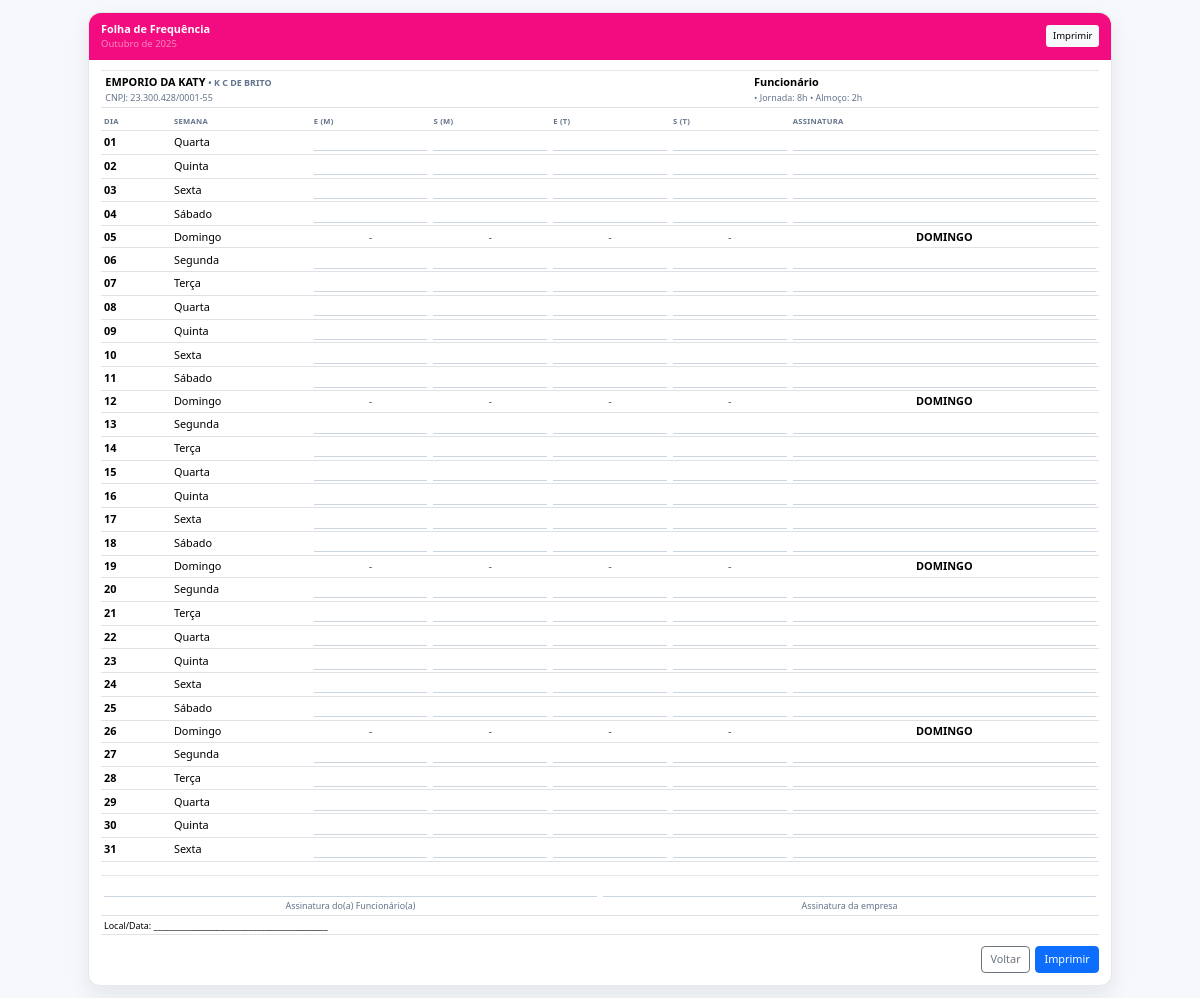
/frequencia/folha/ (signed in), run on the app's committed database.
### camisas/models.py (models this page shows, shortened)
class Empresa(models.Model):
    nome_fantasia = models.CharField(max_length=120)
    razao_social = models.CharField(max_length=180, blank=True, null=True)
    cnpj = models.CharField(max_length=18, blank=True, null=True)
    ie = models.CharField("Inscrição Estadual", max_length=30, blank=True, null=True)
    email = models.EmailField(blank=True, null=True)
    telefone = models.CharField(max_length=30, blank=True, null=True)
    endereco = models.CharField(max_length=180, blank=True, null=True)
    cidade = models.CharField(max_length=80, blank=True, null=True)
    uf = models.CharField(max_length=2, blank=True, null=True)
    logo = SafeImageField(upload_to=logo_upload_to, blank=True, null=True)
    class Meta:
        ordering = ("nome_fantasia",)
    @property
    def logo_has_file(self) -> bool:
        f = getattr(self, "logo", None)
        return bool(f and getattr(f, "name", None))
    def logo_img_tag(self, height: int = 120) -> str:
        """Pré-visualização segura para usar no admin (readonly_fields)."""
        url = self.logo_url_safe
        if not url:
            return "—"
        return mark_safe(
            f'<img src="{url}" style="max-height:{height}px;border:1px solid #eee;padding:4px;border-radius:6px">'
        )
    logo_img_tag.short_description = "Logo"

### camisas/views.py (the view)
# urls.py: path("frequencia/folha/", views.frequencia_folha, name="freq_folha"),
@login_required
def frequencia_folha(request):
    today = timezone.localdate()
    func_default = _funcionario_padrao(request.user)
    if request.method == "GET" and ("func" not in request.GET or "mes" not in request.GET) and func_default:
        return redirect(f"{reverse('camisas:freq_folha')}?func={func_default.id}&mes={today:%Y-%m}")
    try:
        fid = int(request.GET.get("func", "0"))
    except ValueError:
        fid = 0
    mes_str = request.GET.get("mes") or f"{today:%Y-%m}"
    func = Funcionario.objects.filter(pk=fid, ativo=True).first() or func_default
    try:
        ano, mes = mes_str.split("-")
        ref = date(int(ano), int(mes), 1)
    except Exception:
        ref = today.replace(day=1)
        mes_str = f"{ref:%Y-%m}"
    ini, fim = _primeiro_dia_mes(ref), _ultimo_dia_mes(ref)
    WD_LABEL = ["Segunda","Terça","Quarta","Quinta","Sexta","Sábado","Domingo"]
    linhas = []
    d = ini
    while d <= fim:
        wd = d.weekday()  # 0=Seg ... 6=Dom
        linhas.append({
            "data": d,
            "dia": f"{d:%d}",
            "label": WD_LABEL[wd],
            "is_sat": wd == 5,
            "is_sun": wd == 6,
        })
        d += timedelta(days=1)
    empresa = None
    emp_qs = request.GET.get("empresa")
    if emp_qs:
        try:
            empresa = Empresa.objects.filter(pk=int(emp_qs)).first()
        except Exception:
            empresa = None
    if not empresa and func:
        empresa = getattr(func, "empresa", None)
    if not empresa:
        empresa = Empresa.objects.order_by("id").first()
    if empresa:
        empresa_nome = empresa.nome_fantasia or empresa.razao_social or ""
        empresa_razao = empresa.razao_social or ""
        empresa_cnpj = empresa.cnpj or ""
        empresa_ie = empresa.ie or ""
        empresa_email = empresa.email or ""
        empresa_telefone = empresa.telefone or ""
        partes_esq = [empresa.endereco] if empresa.endereco else []
        dir_cityuf = " / ".join([p for p in [empresa.cidade, empresa.uf] if p])
        if dir_cityuf:
            partes_esq.append(dir_cityuf)
        empresa_endereco_full = " - ".join(partes_esq)
        empresa_logo_url = empresa.logo_url_safe if empresa.logo_has_file else ""
    else:
        empresa_nome = empresa_razao = empresa_cnpj = empresa_ie = ""
        empresa_email = empresa_telefone = empresa_endereco_full = ""
        empresa_logo_url = ""
    jornada_min = getattr(func, "jornada_diaria_min", 480)   # 8h
    almoco_min  = getattr(func, "intervalo_almoco_min", 120) # 2h
    def _fmt_horas(m):
        h, r = divmod(int(m or 0), 60)
        return f"{h}h" if r == 0 else f"{h}h{r:02d}"
    ctx = {
        "func": func,
        "mes_ref": ref,
        "mes_str": mes_str,
        "linhas": linhas,
        "jornada_label": _fmt_horas(jornada_min),
        "almoco_label": _fmt_horas(almoco_min),
        "empresa_nome": empresa_nome,
        "empresa_razao": empresa_razao,
        "empresa_cnpj": empresa_cnpj,
        "empresa_ie": empresa_ie,
        "empresa_email": empresa_email,
        "empresa_telefone": empresa_telefone,
        "empresa_endereco_full": empresa_endereco_full,
        "empresa_logo_url": empresa_logo_url,
        "empresa": empresa,
    }
    return render(request, "camisas/frequencia_folha.html", ctx)

### camisas/fields.py (called while the page is built)
    def _set_file(self, value):
        return SafeImageFieldFile._base_file_prop.fset(self, value)

### camisas/views.py (called while the page is built)
def _primeiro_dia_mes(dt: date) -> date:
    return dt.replace(day=1)

def _ultimo_dia_mes(dt: date) -> date:
    _, last = monthrange(dt.year, dt.month)
    return dt.replace(day=last)

def _funcionario_padrao(user):
    return (Funcionario.objects.filter(user=user, ativo=True).first()
            or Funcionario.objects.filter(ativo=True).first())

### camisas/templates/camisas/frequencia_folha.html (shortened to what this page needs)
<!doctype html>
<html lang="pt-br">
<head>
  <link href="https://cdn.jsdelivr.net/npm/bootstrap@5.3.3/dist/css/bootstrap.min.css" rel="stylesheet"/>
</head>
<body>
<div class="paper">
  <div class="brand d-flex justify-content-between align-items-center">
    <div>
      <div class="fw-bold">Folha de Frequência</div>
      <div class="text-white-50 small">{{ mes_ref|date:"F \d\e Y" }}</div>
    </div>
    <button class="btn btn-light btn-sm d-print-none" onclick="window.print()">Imprimir</button>
  </div>
  <div class="p-wrap">
    <table class="table tbl-head mb-2">
      <tbody>
        <tr>
          <td style="width:65%">
            <div class="d-flex align-items-center gap-2">
              <div>
                <div class="fw-semibold">
                  {{ empresa_nome|default:"—" }}
                  {% if empresa_razao %}<span class="mini"> • {{ empresa_razao }}</span>{% endif %}
                </div>
                <div class="mini">
                  {% if empresa_cnpj %}CNPJ: {{ empresa_cnpj }}{% endif %}
                </div>
              </div>
            </div>
          </td>
          <td style="width:35%">
            <div class="fw-semibold">Funcionário</div>
            <div class="mini">
              • Jornada: {{ jornada_label }} • Almoço: {{ almoco_label }}
            </div>
          </td>
        </tr>
      </tbody>
    </table>
    <div class="table-responsive">
      <table class="table align-middle">
        <thead>
          <tr>
            <th style="width:7%">Dia</th>
            <th style="width:14%">Semana</th>
            <th style="width:12%">E (M)</th>
            <th style="width:12%">S (M)</th>
            <th style="width:12%">E (T)</th>
            <th style="width:12%">S (T)</th>
            <th style="width:31%">Assinatura</th>
          </tr>
        </thead>
        <tbody>
          {% for l in linhas %}
          <tr class="{% if l.is_sat %}sat{% elif l.is_sun %}sun{% endif %}">
            <td class="fw-semibold">{{ l.dia }}</td>
            <td>{{ l.label }}</td>
            {% if l.is_sun %}
              <td class="text-center text-muted">-</td>
              <td class="text-center text-muted">-</td>
              <td class="text-center text-muted">-</td>
              <td class="text-center text-muted">-</td>
              <td class="text-center fw-semibold">DOMINGO</td>
            {% else %}
              <td class="sigcell"><div class="sigline"></div></td>
              <td class="sigcell"><div class="sigline"></div></td>
              <td class="sigcell"><div class="sigline"></div></td>
              <td class="sigcell"><div class="sigline"></div></td>
              <td class="sigcell"><div class="sigline"></div></td>
            {% endif %}
          </tr>
          {% endfor %}
        </tbody>
      </table>
    </div>
    <table class="table mt-1">
      <tbody>
        <tr>
          <td style="width:50%; text-align:center;">
            <div class="sigline"></div>
            <div class="mini mt-1">Assinatura do(a) Funcionário(a)</div>
          </td>
          <td style="width:50%; text-align:center;">
            <div class="sigline"></div>
            <div class="mini mt-1">Assinatura da empresa</div>
          </td>
        </tr>
        <tr>
          <td colspan="2" class="mini">
            Local/Data: ____________________________________________
          </td>
        </tr>
      </tbody>
    </table>
    <div class="d-flex justify-content-end gap-2 d-print-none">
      <a class="btn btn-outline-secondary" href="{% url 'camisas:freq_resumo' %}?func={{ func.id }}&mes={{ mes_str }}">Voltar</a>
      <button class="btn btn-primary" onclick="window.print()">Imprimir</button>
    </div>
  </div>
</div>
</body>
</html>

### camisas/templates/camisas/frequencia_folha.html (style rules this page uses)
:root { --ink:#0f172a; --muted:#64748b; --g1:#f30c80; --g2:#f30c80; --base:10.9px; --cell-pad:.22rem .28rem; --sig-h:18px; }
html { font-size:var(--base); }
body { background:#f6f8fb; color:var(--ink); }
.paper { max-width:1024px; margin:12px auto; background:#fff; border:1px solid #e5e7eb; border-radius:12px; box-shadow:0 10px 22px rgba(17,24,39,.08); }
.brand { background:linear-gradient(90deg,var(--g1),var(--g2)); color:#fff; border-top-left-radius:12px; border-top-right-radius:12px; padding:8px 12px; }
.p-wrap { padding:10px 12px 12px; }
table { width:100%; border-collapse:collapse; }
.table th, .table td { padding:var(--cell-pad); border-top:1px solid #e5e7eb; vertical-align:middle; }
.table thead th { font-size:.7rem; text-transform:uppercase; letter-spacing:.04em; color:#64748b; border-top:0; }
.mini { font-size:.82rem; color:var(--muted); }
.sigline { height:var(--sig-h); border-bottom:1px solid #cbd5e1; }
.sigcell { min-width:54px; }
.sat { background:#eef2ff; }
.sun { background:#fee2e2; }
.tbl-head td { padding:.32rem .4rem; }

### data on the page
Empresa: nome_fantasia "EMPORIO DA KATY", razao_social "K C DE BRITO", cnpj "23.300.428/0001-55"

### other printed values
{{ mes_ref|date:"F \d\e Y" }} "Outubro de 2025"
{{ jornada_label }} "8h"
{{ almoco_label }} "2h"
{{ l.dia }} "01" "02" "03" "04" "05" "06" "07" "08" "09" "10" "11" "12" "13" "14" "15" "16" "17" "18" "19" "20" "21" "22" "23" "24" "25" "26" "27" "28" "29" "30" "31"
{{ l.label }} "Quarta" "Quinta" "Sexta" "Sábado" "Domingo" "Segunda" "Terça" "Quarta" "Quinta" "Sexta" "Sábado" "Domingo" "Segunda" "Terça" "Quarta" "Quinta" "Sexta" "Sábado" "Domingo" "Segunda" "Terça" "Quarta" "Quinta" "Sexta" "Sábado" "Domingo" "Segunda" "Terça" "Quarta" "Quinta" "Sexta"
